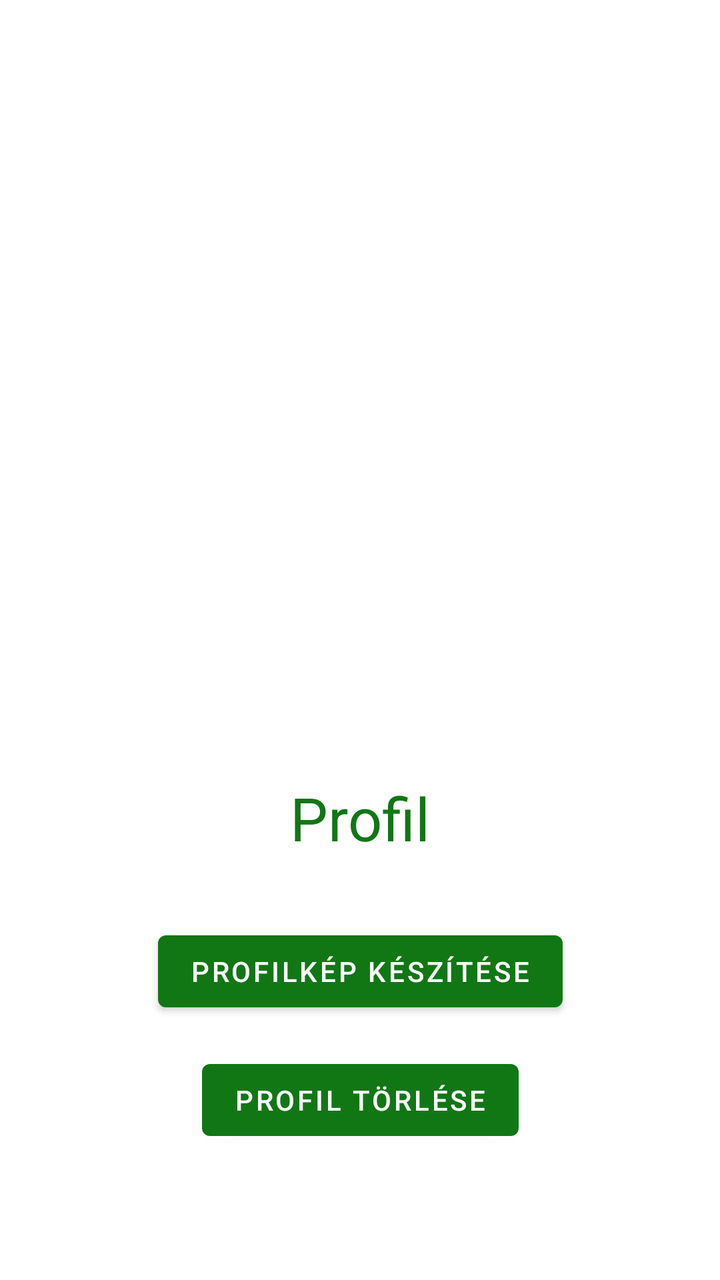
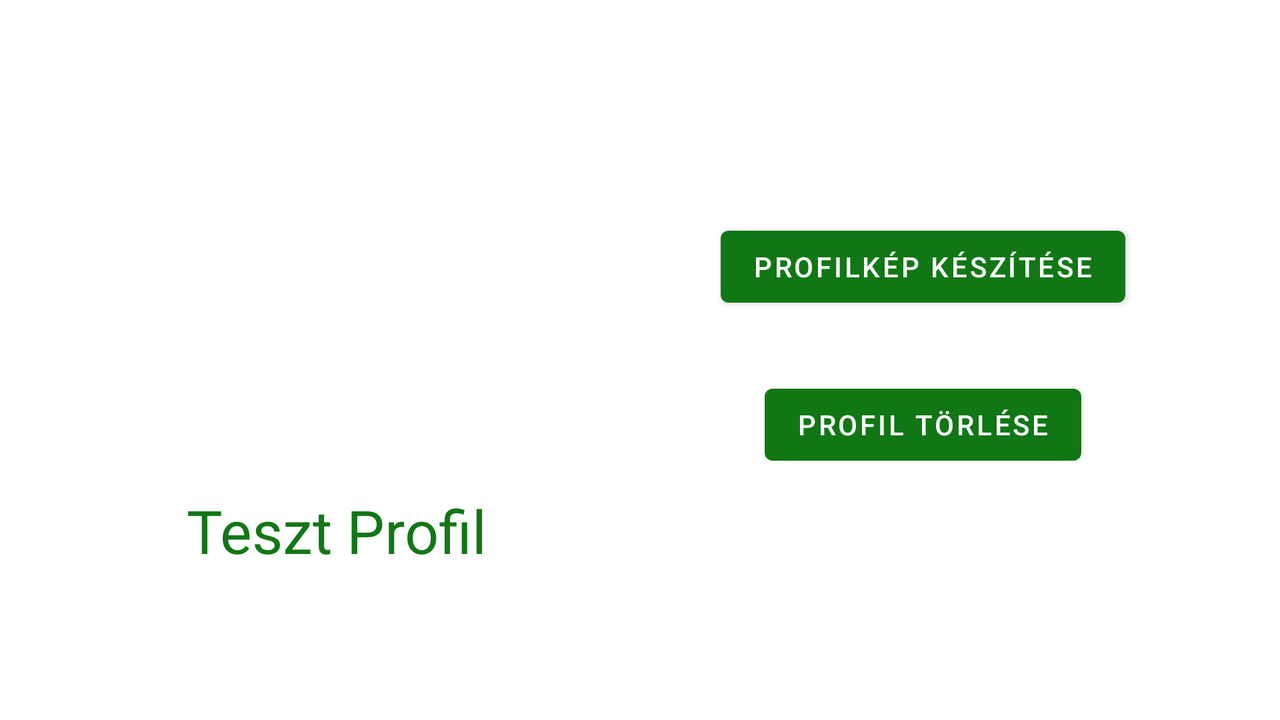

First picture: res/layout/ on a phone held upright. Second picture: the repository's own variant of that layout, on a device whose configuration matches the variant's folder. Source for both follows.
<!-- AndroidManifest.xml: application theme Theme.GardenMania -->
<!-- res/layout/activity_profile.xml -->
<?xml version="1.0" encoding="utf-8"?>
<androidx.constraintlayout.widget.ConstraintLayout xmlns:android="http://schemas.android.com/apk/res/android"
    xmlns:app="http://schemas.android.com/apk/res-auto"
    xmlns:tools="http://schemas.android.com/tools"
    android:layout_width="match_parent"
    android:layout_height="match_parent"
    tools:context=".ProfileActivity">

    <TextView
        android:id="@+id/textViewProfile"
        android:layout_width="wrap_content"
        android:layout_height="wrap_content"
        android:text="Profil"
        android:textAlignment="center"
        android:textColor="@color/green"
        android:textSize="30dp"
        app:layout_constraintBottom_toBottomOf="parent"
        app:layout_constraintLeft_toLeftOf="parent"
        app:layout_constraintRight_toRightOf="parent"
        app:layout_constraintTop_toBottomOf="@+id/imageViewProfile"
        app:layout_constraintVertical_bias="0.15"/>

    <ImageView
        android:id="@+id/imageViewProfile"
        android:layout_width="269dp"
        android:layout_height="279dp"
        app:layout_constraintBottom_toBottomOf="parent"
        app:layout_constraintEnd_toEndOf="parent"
        app:layout_constraintStart_toStartOf="parent"
        app:layout_constraintTop_toTopOf="parent"
        app:layout_constraintVertical_bias="0.2"
        tools:srcCompat="@tools:sample/avatars" />

    <Button
        android:id="@+id/takePicture"
        android:layout_width="wrap_content"
        android:layout_height="wrap_content"
        android:text="@string/profilk_p_k_sz_t_se"
        app:layout_constraintBottom_toBottomOf="parent"
        app:layout_constraintEnd_toEndOf="parent"
        app:layout_constraintStart_toStartOf="parent"
        app:layout_constraintTop_toBottomOf="@+id/textViewProfile"
        app:layout_constraintVertical_bias="0.2"
        android:onClick="openCamera"/>

    <Button
        android:id="@+id/deleteProfile"
        android:layout_width="wrap_content"
        android:layout_height="wrap_content"
        android:text="@string/profil_t_rl_se"
        app:layout_constraintBottom_toBottomOf="parent"
        app:layout_constraintEnd_toEndOf="parent"
        app:layout_constraintStart_toStartOf="parent"
        app:layout_constraintTop_toBottomOf="@+id/takePicture"
        app:layout_constraintVertical_bias="0.2"
        android:onClick="deleteProfile"/>

</androidx.constraintlayout.widget.ConstraintLayout>
<!-- resources referenced by this layout -->
<resources>
  <color name="green">#117715</color>
  <string name="profil_t_rl_se">Profil törlése</string>
  <string name="profilk_p_k_sz_t_se">Profilkép készítése</string>
  <style name="Theme.GardenMania" parent="Theme.MaterialComponents.Light.DarkActionBar">
          
          <item name="colorPrimary">@color/green</item>
          <item name="colorPrimaryVariant">@color/green</item>
          <item name="colorOnPrimary">@color/white</item>
          
          <item name="colorSecondary">@color/teal_200</item>
          <item name="colorSecondaryVariant">@color/teal_700</item>
          <item name="colorOnSecondary">@color/black</item>
          
          <item name="android:statusBarColor" tools:targetApi="l">?attr/colorPrimaryVariant</item>
          
      </style>
  <color name="white">#FFFFFFFF</color>
  <color name="teal_200">#FF03DAC5</color>
  <color name="teal_700">#FF018786</color>
  <color name="black">#FF000000</color>
</resources>
<!-- res/layout-land/activity_profile.xml (the repository's variant of the layout above) -->
<!-- drawn on the phone turned sideways -->
<?xml version="1.0" encoding="utf-8"?>
<androidx.constraintlayout.widget.ConstraintLayout xmlns:android="http://schemas.android.com/apk/res/android"
    xmlns:app="http://schemas.android.com/apk/res-auto"
    xmlns:tools="http://schemas.android.com/tools"
    android:layout_width="match_parent"
    android:layout_height="match_parent"
    tools:context=".ProfileActivity">

    <TextView
        android:id="@+id/textViewProfile"
        android:layout_width="wrap_content"
        android:layout_height="wrap_content"
        android:text="Teszt Profil"
        android:textAlignment="center"
        android:textColor="@color/green"
        android:textSize="30dp"
        app:layout_constraintBottom_toBottomOf="parent"
        app:layout_constraintLeft_toLeftOf="parent"
        app:layout_constraintRight_toRightOf="parent"
        app:layout_constraintTop_toBottomOf="@+id/imageViewProfile"
        app:layout_constraintVertical_bias="0.15"
        app:layout_constraintHorizontal_bias="0.19"/>

    <ImageView
        android:id="@+id/imageViewProfile"
        android:layout_width="220dp"
        android:layout_height="200dp"
        app:layout_constraintBottom_toBottomOf="parent"
        app:layout_constraintEnd_toEndOf="parent"
        app:layout_constraintHorizontal_bias="0.15"
        app:layout_constraintStart_toStartOf="parent"
        app:layout_constraintTop_toTopOf="parent"
        app:layout_constraintVertical_bias="0.2"
        tools:srcCompat="@tools:sample/avatars" />

    <Button
        android:id="@+id/takePicture"
        android:layout_width="wrap_content"
        android:layout_height="wrap_content"
        android:onClick="openCamera"
        android:text="@string/profilk_p_k_sz_t_se"
        app:layout_constraintBottom_toBottomOf="parent"
        app:layout_constraintEnd_toEndOf="parent"
        app:layout_constraintStart_toEndOf="@+id/imageViewProfile"
        app:layout_constraintTop_toTopOf="parent"
        app:layout_constraintVertical_bias="0.35" />

    <Button
        android:id="@+id/deleteProfile"
        android:layout_width="wrap_content"
        android:layout_height="wrap_content"
        android:text="@string/profil_t_rl_se"
        app:layout_constraintBottom_toBottomOf="parent"
        app:layout_constraintEnd_toEndOf="parent"
        app:layout_constraintStart_toEndOf="@+id/imageViewProfile"
        app:layout_constraintTop_toBottomOf="@+id/takePicture"
        app:layout_constraintVertical_bias="0.2"
        android:onClick="deleteProfile"/>

</androidx.constraintlayout.widget.ConstraintLayout>
